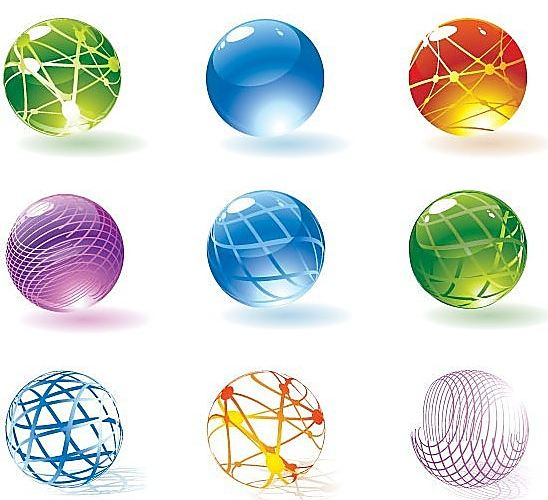
//> input picture Mycode/day8/Debug/C.JPG, 548 x 500 px
$ ./main   (built with g++ and OpenCV 4)
//> lines starting //> are read from the running program, lines starting //| are printed output that depends on the picture; after the words box and inside, x2 and y2 are one past the last pixel; in counts of white or black regions, pixels touching at a corner belong together
#include"opencv2/opencv.hpp"

using namespace cv;

void main()
{
	// [53 lines of commented-out code are left out]

	Mat src = imread("C.jpg");
//> src is the input picture: 500 rows x 548 cols, CV_8UC3; mean B, G, R 217.1, 221.5, 216.7
	Mat dst = src.clone();
	imshow("src", src);

	cvtColor(src, src, CV_BGR2GRAY);
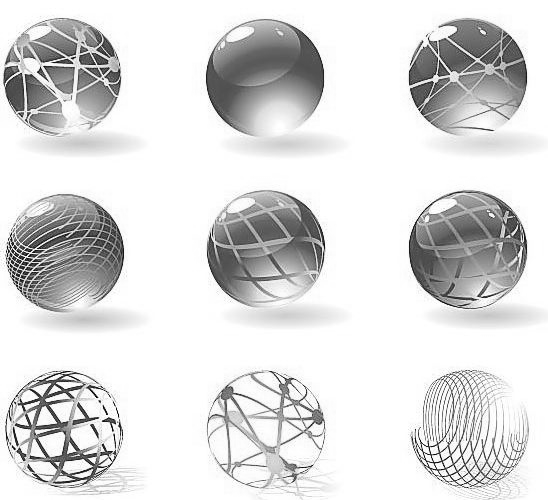
//> src: 500 rows x 548 cols, CV_8UC1; min 1, max 255, mean 219.6
	GaussianBlur(src, src, Size(3, 3), 2, 2);
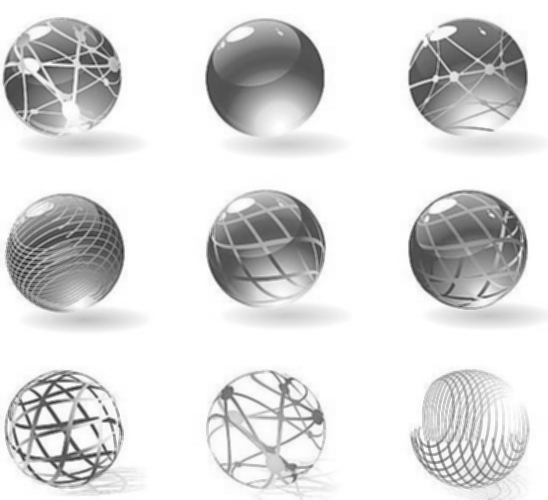
//> src: 500 rows x 548 cols, CV_8UC1; min 36, max 255, mean 219.6
	imshow("src1", src);
	vector<Vec3f> circles;
	HoughCircles(src, circles, CV_HOUGH_GRADIENT, 1.5, 30, 250, 100, 40, 70);
//> circles = 6 circles (x, y, radius): [63.75, 429.8, 58.9], [468.8, 249.8, 59.2], [65.25, 252.8, 58.45], [264.8, 78.75, 58.9], [264.8, 249.8, 60.4], [465.8, 75.75, 58]
	for (size_t i = 0; i<circles.size(); i++)
	{
		Point center(cvRound(circles[i][0]), cvRound(circles[i][1]));
		int radius = cvRound(circles[i][2]);
		circle(dst, center, 3, Scalar(0, 0, 255), -1, 8, 0);
		circle(dst, center, radius, Scalar(0, 255, 0), 3, 8, 0);
	}
//> this loop made 6 passes
//> (center, radius) on passes 1 to 6: (Point(64, 430), 59), (Point(469, 250), 59), (Point(65, 253), 58), (Point(265, 79), 59), (Point(265, 250), 60), (Point(466, 76), 58)
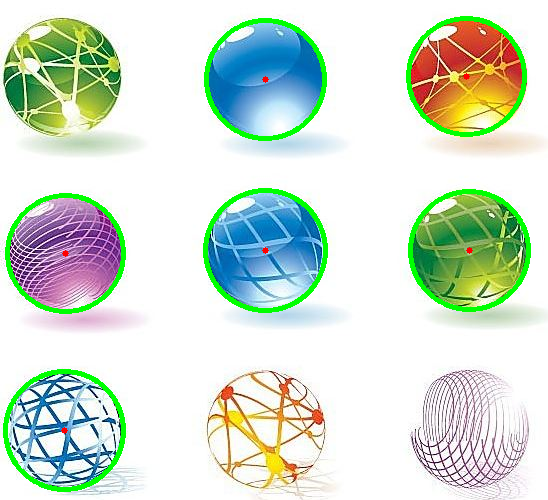
//> dst: 500 rows x 548 cols, CV_8UC3; 4.07% of pixels changed, all inside (x1, y1, x2, y2) = (3, 16, 531, 492)
	imshow("dst", dst);
	waitKey(0);


}

$ run again, with Mycode/day8/Debug/B.png saved as Mycode/day8/Debug/C.JPG
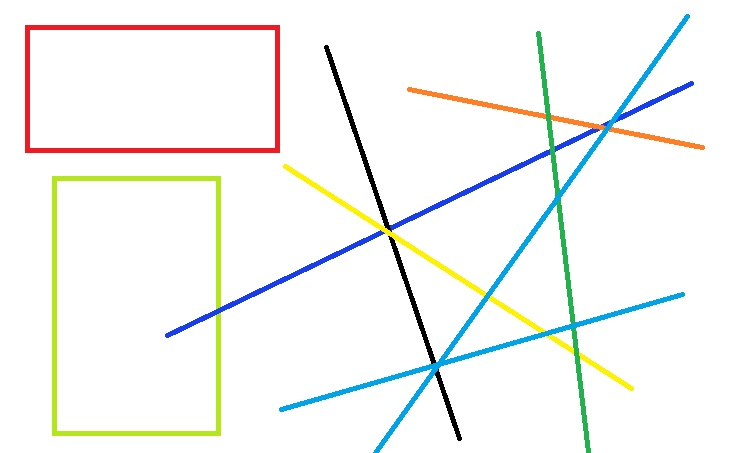
//> input picture Mycode/day8/Debug/B.png, 741 x 453 px
//> src is the input picture: 453 rows x 741 cols, CV_8UC3; mean B, G, R 243.6, 246.3, 245
//> `cvtColor(src, src, CV_BGR2GRAY);`:
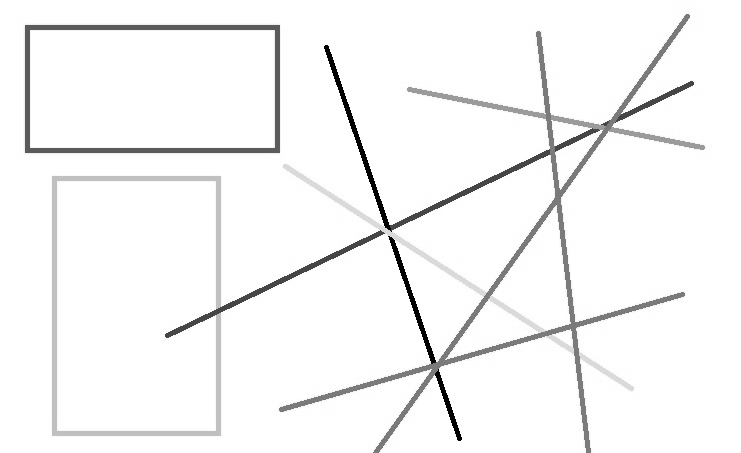
//> src: 453 rows x 741 cols, CV_8UC1; min 0, max 255, mean 245.6
//> `GaussianBlur(src, src, Size(3, 3), 2, 2);`:
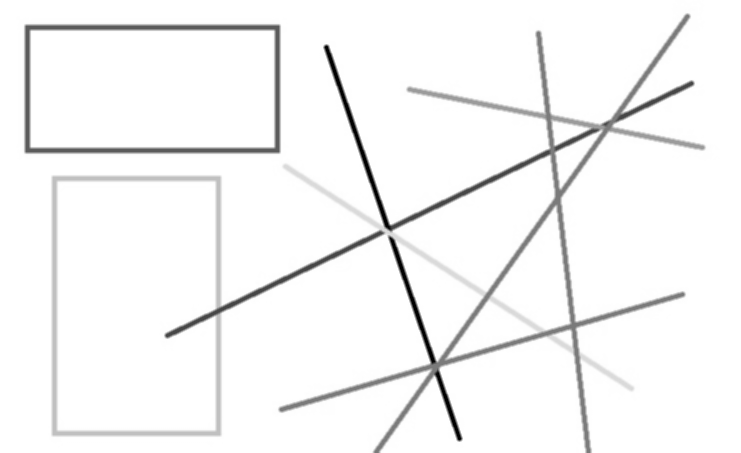
//> src: 453 rows x 741 cols, CV_8UC1; 15.68% of pixels changed, all inside (x1, y1, x2, y2) = (15, 0, 720, 453)
//> circles = empty
